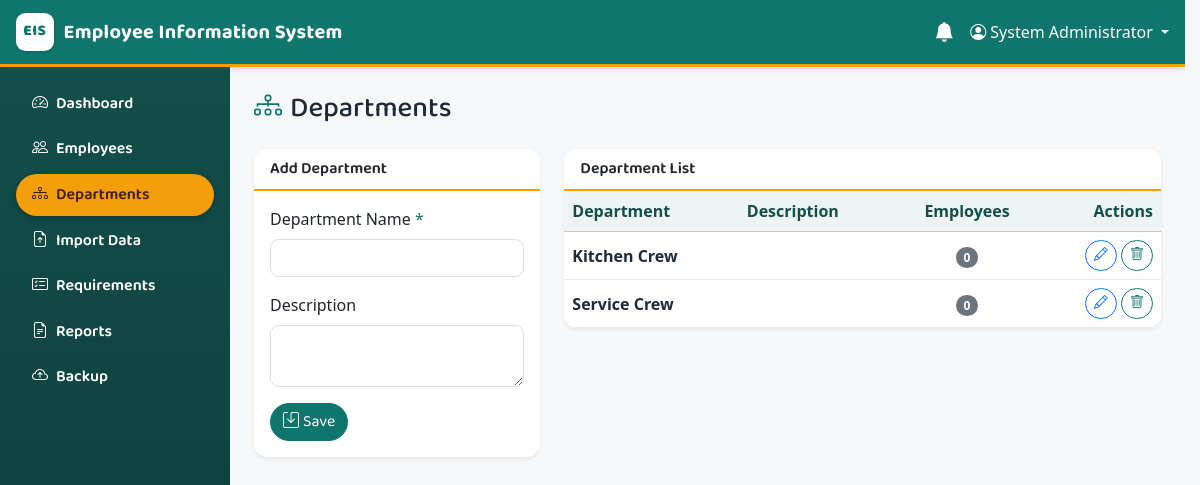
Page /modules/departments/index.php (signed in) on the committed database.
### tables this page shows
CREATE TABLE departments (
  department_id   INT UNSIGNED NOT NULL AUTO_INCREMENT,
  department_name VARCHAR(100) NOT NULL,
  description     VARCHAR(255) NULL,
  PRIMARY KEY (department_id),
  UNIQUE KEY uq_departments_name (department_name)
);

### includes/functions.php (called while the page is built, shortened)
<?php
function e(?string $value): string
{
    return htmlspecialchars($value ?? '', ENT_QUOTES, 'UTF-8');
}

### modules/departments/index.php (the view, shortened to what this page needs)
<?php
require_once __DIR__ . '/../../config/app.php';
$editing = null;
$departments = $pdo->query(
    'SELECT d.department_id, d.department_name, d.description,
            COUNT(e.employee_id) AS employee_count
     FROM departments d
     LEFT JOIN employees e ON e.department_id = d.department_id
     GROUP BY d.department_id, d.department_name, d.description
     ORDER BY d.department_name'
)->fetchAll();
require __DIR__ . '/../../includes/header.php';
?>
<div class="d-flex justify-content-between align-items-center mb-4">
    <h1 class="h3 mb-0"><i class="bi bi-diagram-3 me-2"></i>Departments</h1>
</div>
<div class="row g-4">
    <div class="col-lg-4">
        <div class="card shadow-sm">
            <div class="card-header bg-white fw-semibold">
                <?= $editing ? 'Edit Department' : 'Add Department' ?>
            </div>
            <div class="card-body">
                <form method="post" action="save.php">
                    <div class="mb-3">
                        <label class="form-label" for="department_name">Department Name <span class="text-danger">*</span></label>
                        <input type="text" class="form-control" id="department_name" name="department_name"
                               maxlength="100" required value="<?= e($editing['department_name'] ?? '') ?>">
                    </div>
                    <div class="mb-3">
                        <label class="form-label" for="description">Description</label>
                        <textarea class="form-control" id="description" name="description" rows="2"
                                  maxlength="255"><?= e($editing['description'] ?? '') ?></textarea>
                    </div>
                    <button type="submit" class="btn btn-danger">
                        <i class="bi bi-save me-1"></i><?= $editing ? 'Update' : 'Save' ?>
                    </button>
                </form>
            </div>
        </div>
    </div>
    <div class="col-lg-8">
        <div class="card shadow-sm">
            <div class="card-header bg-white fw-semibold">Department List</div>
            <div class="table-responsive">
                <table class="table table-hover align-middle mb-0">
                    <thead class="table-light">
                        <tr>
                            <th>Department</th>
                            <th>Description</th>
                            <th class="text-center">Employees</th>
                            <th class="text-end">Actions</th>
                        </tr>
                    </thead>
                    <tbody>
                    <?php foreach ($departments as $dept): ?>
                        <tr>
                            <td class="fw-semibold"><?= e($dept['department_name']) ?></td>
                            <td><?= e($dept['description']) ?></td>
                            <td class="text-center">
                                <span class="badge text-bg-secondary"><?= (int)$dept['employee_count'] ?></span>
                            </td>
                            <td class="text-end">
                                <a href="index.php?edit=<?= (int)$dept['department_id'] ?>"
                                   class="btn btn-sm btn-outline-primary" title="Edit">
                                    <i class="bi bi-pencil"></i>
                                </a>
                                <form method="post" action="delete.php" class="d-inline"
                                      data-confirm="Delete department '<?= e($dept['department_name']) ?>'? Employees under it will become unassigned.">
                                    <button type="submit" class="btn btn-sm btn-outline-danger" title="Delete">
                                        <i class="bi bi-trash"></i>
                                    </button>
                                </form>
                            </td>
                        </tr>
                    <?php endforeach; ?>
                    </tbody>
                </table>
            </div>
        </div>
    </div>
</div>
<?php require __DIR__ . '/../../includes/footer.php'; ?>

### assets/css/style.css (style rules this page uses)
:root { --eis-primary: #0f766e; --eis-primary-dark: #0b5a54; --eis-deep: #134e4a; --eis-deep-dark: #0c3a37; --eis-accent: #f59e0b; --eis-accent-dark: #d97706; --eis-surface: #f6f8f9; --eis-card: #ffffff; --eis-line: #e4eaec; --eis-text: #1f2937; --eis-muted: #64748b; }
html { overflow-y: scroll; scrollbar-gutter: stable; }
body { padding-right: 0 !important; background-color: var(--eis-surface); min-height: 100vh; color: var(--eis-text); }
h1, h2, h3, h4, h5, h6, .h1, .h2, .h3, .h4, .h5, .h6, .navbar-brand, .btn, .nav-link, .card-header, .dropdown-header { font-family: 'Baloo 2', 'Segoe UI', system-ui, sans-serif; }
h1 i, .h3 i { color: var(--eis-primary); }
.text-danger { color: var(--eis-primary) !important; }
.btn-danger { background-color: var(--eis-primary); border-color: var(--eis-primary); }
.btn-outline-danger { color: var(--eis-primary); border-color: var(--eis-primary); }
.card { border: none; border-radius: .85rem; overflow: hidden; background-color: var(--eis-card); box-shadow: 0 2px 8px rgba(19, 78, 74, .07); }
.card-header { background-color: var(--eis-card) !important; border-bottom: 2px solid var(--eis-accent); font-weight: 600; }
.table { --bs-table-color: var(--eis-text); border-color: var(--eis-line); }
.table-light, .table thead.table-light th { --bs-table-bg: #eef4f4; color: #134e4a; }
.btn { border-radius: 50rem; }
.form-control, .form-select { border-radius: .55rem; border-color: #d5dee0; }
.badge { border-radius: 50rem; }

### rows in the picture
departments: department_name "Kitchen Crew", employee_count "0"
departments: department_name "Service Crew", employee_count "0"

### other values in the picture
APP_NAME "Employee Information System"
$_SESSION['full_name'] "System Administrator"
$item['label'] "Dashboard"
$item['label'] "Employees"
$item['label'] "Departments"
$item['label'] "Import Data"
$item['label'] "Requirements"
$item['label'] "Reports"
$item['label'] "Backup"
